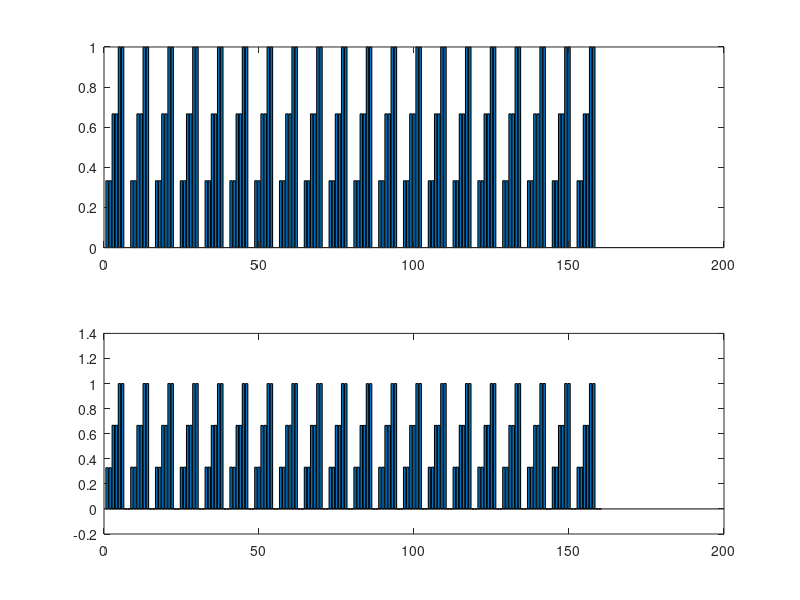

The MATLAB script that drew this image:
%% Remapping layered offset, two sequence output from Simple RNN

close all
counter_out = [0.32866901, 0.32866901, 0.66720903, 0.66720903, 0.99986005, 0.99986005, -0.00031048898, -0.00031048898, 0.33319435, 0.33319435, 0.66664463, 0.66664463, 1.0000049, 1.0000049, -0.00015495997, -0.00015495997, 0.33282998, 0.33282998, 0.66661137, 0.66661137, 1.0000105, 1.0000105, -0.00025251228, -0.00025251228, 0.33295646, 0.33295646, 0.66692603, 0.66692603, 0.99955314, 0.99955314, -0.00046112854, -0.00046112854, 0.33348572, 0.33348572, 0.6659115, 0.66688651, 0.99899411, 0.99943656, -0.00024036784, 0.00010239612, 0.33339611, 0.33258864, 0.66648805, 0.66631532, 0.99959946, 0.99941421, -0.0002376372, -0.00040776189, 0.33255783, 0.33321157, 0.66576368, 0.6664592, 0.99941003, 0.99910438, 2.3720786e-06, -0.0001119161, 0.33305541, 0.33271343, 0.66680276, 0.66698653, 0.99959469, 0.99986303, -5.8715232e-05, -0.00077435747, 0.33271974, 0.33290306, 0.66645908, 0.66669238, 0.99950689, 0.99983108, 7.6059252e-05, 5.6461431e-05, 0.33280635, 0.33257437, 0.66669524, 0.66612196, 0.99991494, 0.99908757, -0.0005638767, 0.0001101559, 0.33293894, 0.33310285, 0.66572791, 0.666255, 0.99909258, 0.99912024, -0.00057845656, -9.3945302e-05, 0.33241814, 0.33283162, 0.66635197, 0.66626549, 0.99941337, 0.99975848, -0.00098052621, -0.00023149792, 0.33366063, 0.33312854, 0.66595882, 0.66611469, 0.99976075, 1.0000412, 0.00014843326, 0.00032427814, 0.33290616, 0.33295992, 0.6663183, 0.66649359, 0.99936533, 1.0001658, 0.00042521488, 6.4812601e-05, 0.33311051, 0.33333755, 0.66677743, 0.66628027, 1.0001804, 0.99959838, -6.4396299e-05, -0.00022255257, 0.3331466, 0.33295569, 0.66646373, 0.66665536, 0.99966937, 0.99970526, -0.00045191962, -0.00020198803, 0.33262956, 0.33283117, 0.66592652, 0.66599178, 0.99888724, 0.99977076, -0.00014676992, -3.068056e-05, 0.33296818, 0.33254465, 0.66648805, 0.66644323, 1.0003595, 1.0002586, -0.00095808785, -8.8547356e-05, 0.3341049, 0.33314127, 0.66598535, 0.66630512, 0.99996674, 0.99987906, 0.00045948755, -1.4165416e-06, 0.33313179, 0.3325918, 0.66674232, 0.66651428, 0.99977839, 0.99956918, 0.00026091654, -2.875831e-05];
counter_orig = [0.3333,0.6667, 1, 0,0.3333,0.6667, 1, 0,0.3333,0.6667, 1, 0,0.3333,0.6667, 1, 0,0.3333,0.6667, 1, 0,0.3333,0.6667, 1, 0,0.3333,0.6667, 1, 0,0.3333,0.6667, 1, 0,0.3333,0.6667, 1, 0,0.3333,0.6667, 1, 0,0.3333,0.6667, 1, 0,0.3333,0.6667, 1, 0,0.3333,0.6667, 1, 0,0.3333,0.6667, 1, 0,0.3333,0.6667, 1, 0,0.3333,0.6667, 1, 0,0.3333,0.6667, 1, 0,0.3333,0.6667, 1, 0,0.3333,0.6667, 1, 0,0.3333,0.6667, 1, 0, 0.3333,0.6667, 1, 0,0.3333,0.6667, 1, 0,0.3333,0.6667, 1, 0,0.3333,0.6667, 1, 0,0,0.3333,0.6667, 1, 0,0.3333,0.6667, 1, 0,0.3333,0.6667, 1, 0,0.3333,0.6667, 1, 0,0.3333,0.6667, 1, 0,0.3333,0.6667, 1, 0,0.3333,0.6667, 1, 0,0.3333,0.6667, 1, 0,0.3333,0.6667, 1, 0,0.3333,0.6667, 1, 0,0.3333,0.6667, 1, 0,0.3333,0.6667, 1, 0,0.3333,0.6667, 1, 0,0.3333,0.6667, 1, 0,0.3333,0.6667, 1,0,0.3333,0.6667, 1]
counter_orig1 = counter_orig(1:end/2);
counter_orig2 = counter_orig(end/2+1:end);

output = zeros(1,length(counter_orig));
seq_ind = (1:length(counter_out))
newout1 = [];

% Here we remap the target sequence to match the output sequence
for R = 1:length(seq_ind)/2
    ind = R*2
%     counter_orig(R)
   output(ind) = counter_orig(R)
end 
for R = 1:length(seq_ind)/2
    ind = R*2-1
%     counter_orig(R)
   output(ind) = counter_orig(R)
end 
subplot(2,1,1) % remapped target
bar(output)

subplot(2,1,2) % network output
bar(counter_out)
